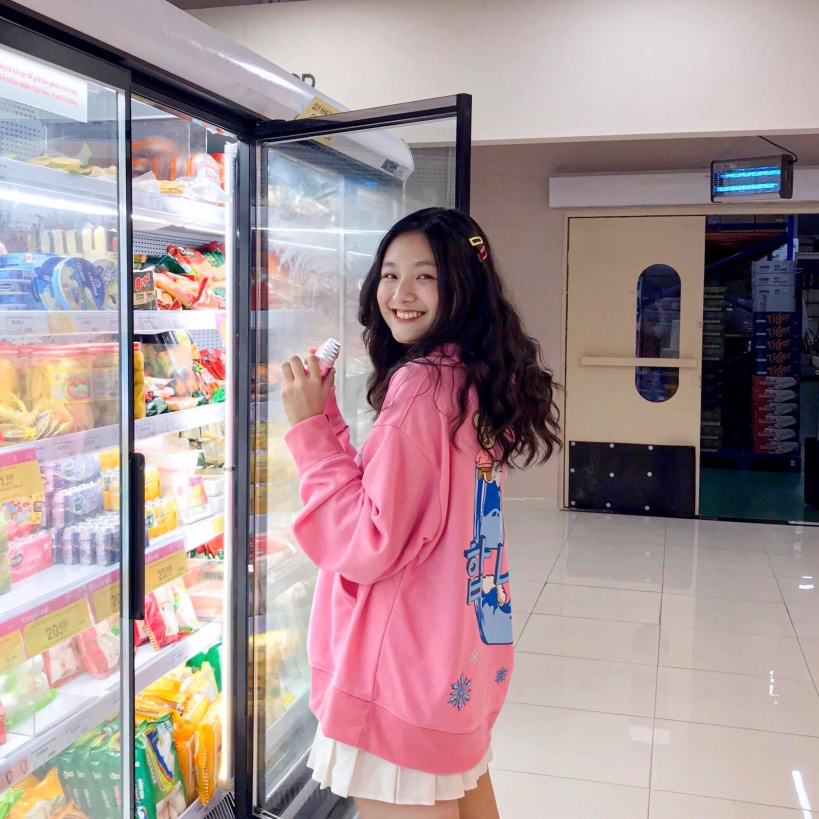
#> input picture xla/photos/pink_x0.4.jpg, 819 x 819 px
$ python color_channels.py
#> lines starting #> are read from the running program, lines starting #| are printed output that depends on the picture
import cv2
import numpy as np

img = cv2.imread('photos/pink_x0.4.jpg')
#> img is the input picture: shape (819, 819, 3); mean B, G, R 149.8, 147.7, 167.3
cv2.imshow('Original', img)

blank = np.zeros(img.shape[:2], dtype='uint8')

b, g, r = cv2.split(img)
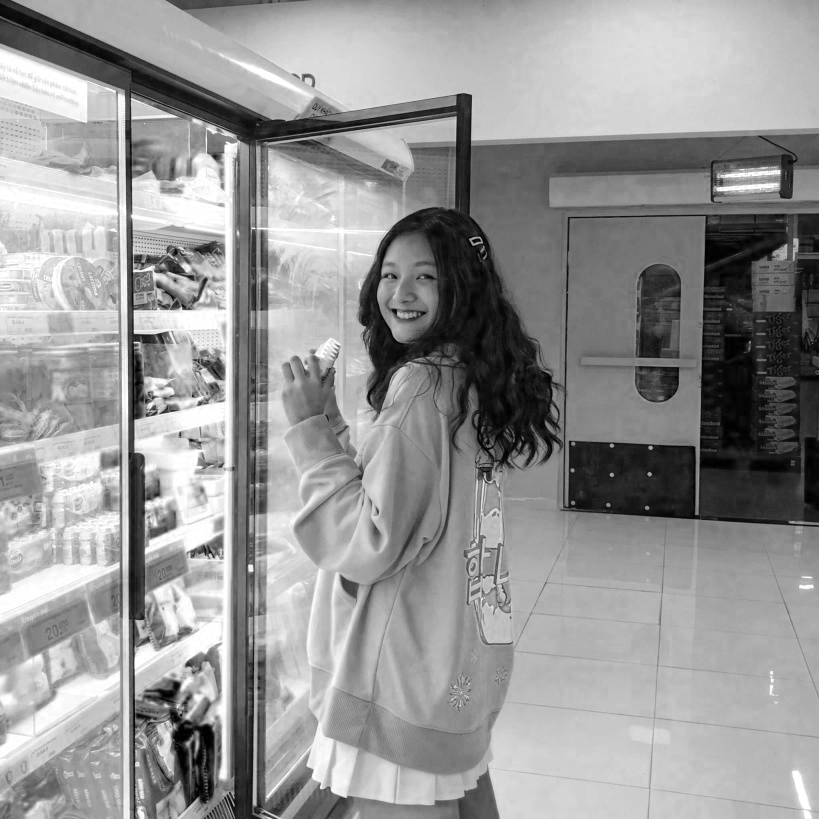
#> b: shape (819, 819); min 0, max 255, mean 149.8
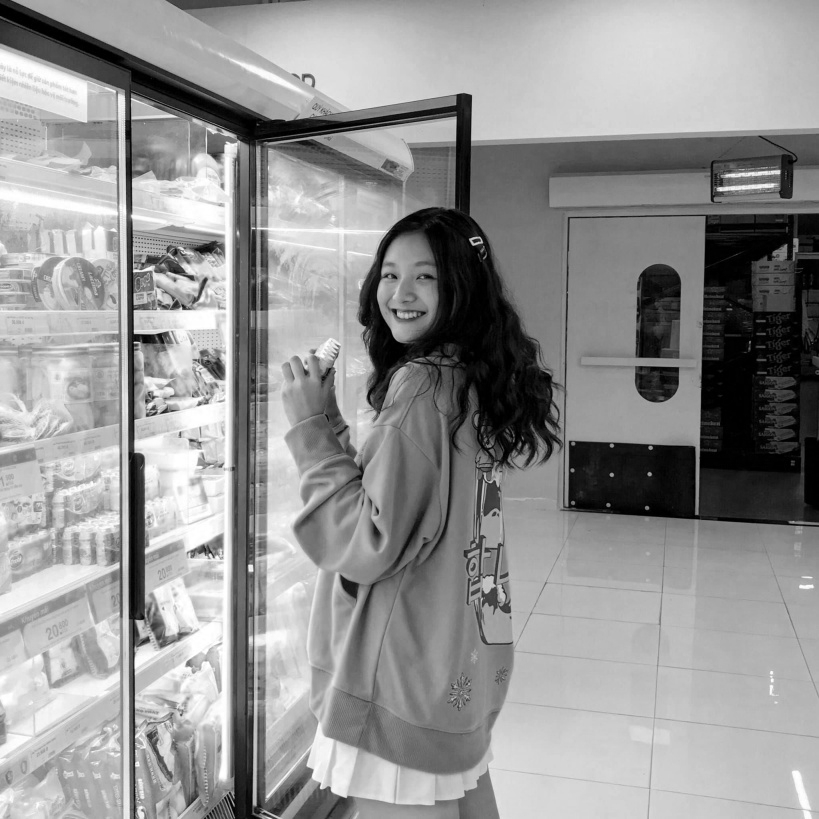
#> g: shape (819, 819); min 0, max 255, mean 147.7
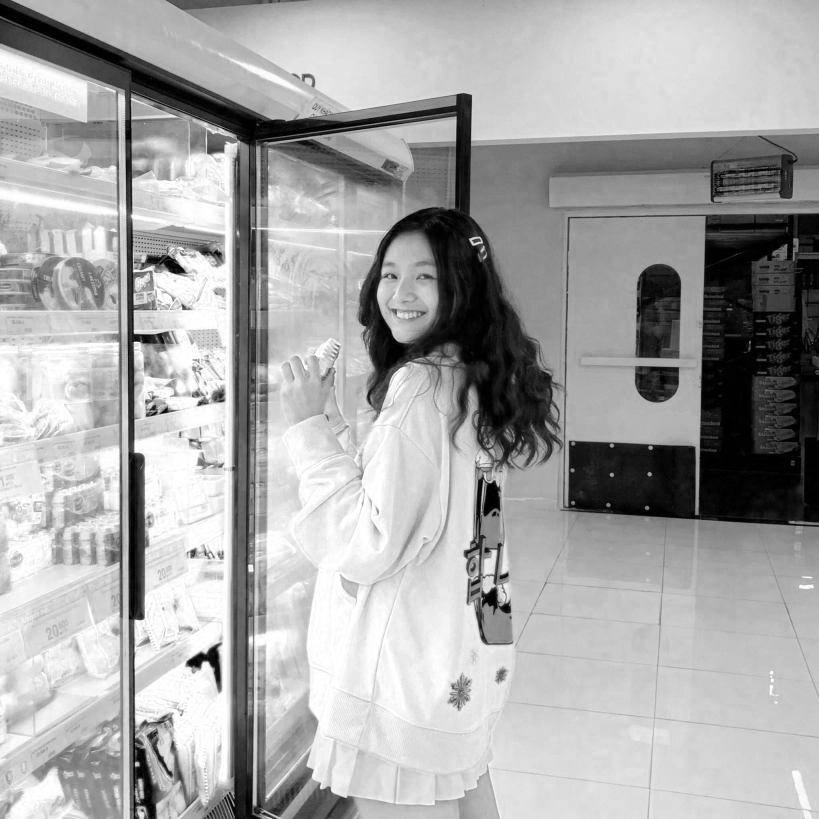
#> r: shape (819, 819); min 0, max 255, mean 167.3

blue = cv2.merge([b, blank, blank])
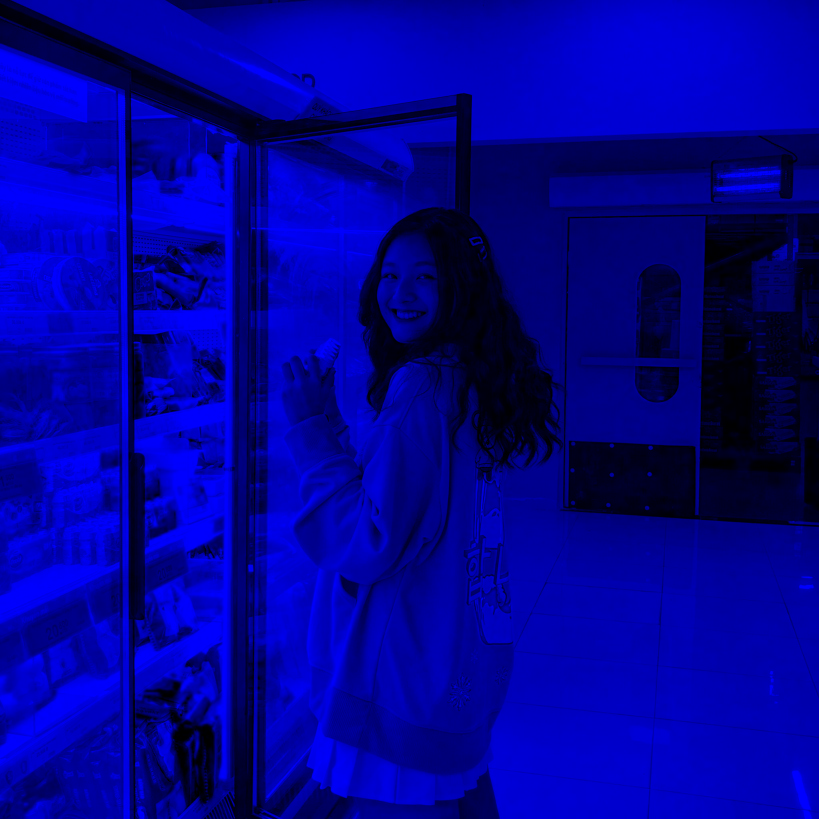
#> blue: shape (819, 819, 3); mean of channels 0, 1, 2 149.8, 0, 0; drawn as B, G, R
green = cv2.merge([blank, g, blank])
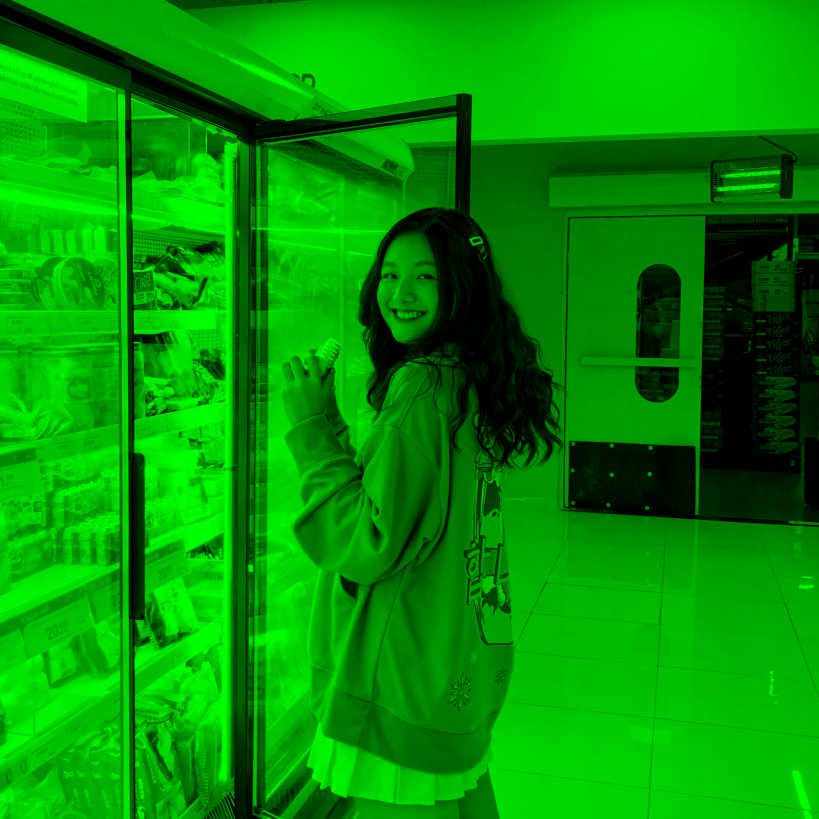
#> green: shape (819, 819, 3); mean of channels 0, 1, 2 0, 147.7, 0; drawn as B, G, R
red = cv2.merge([blank, blank, r])
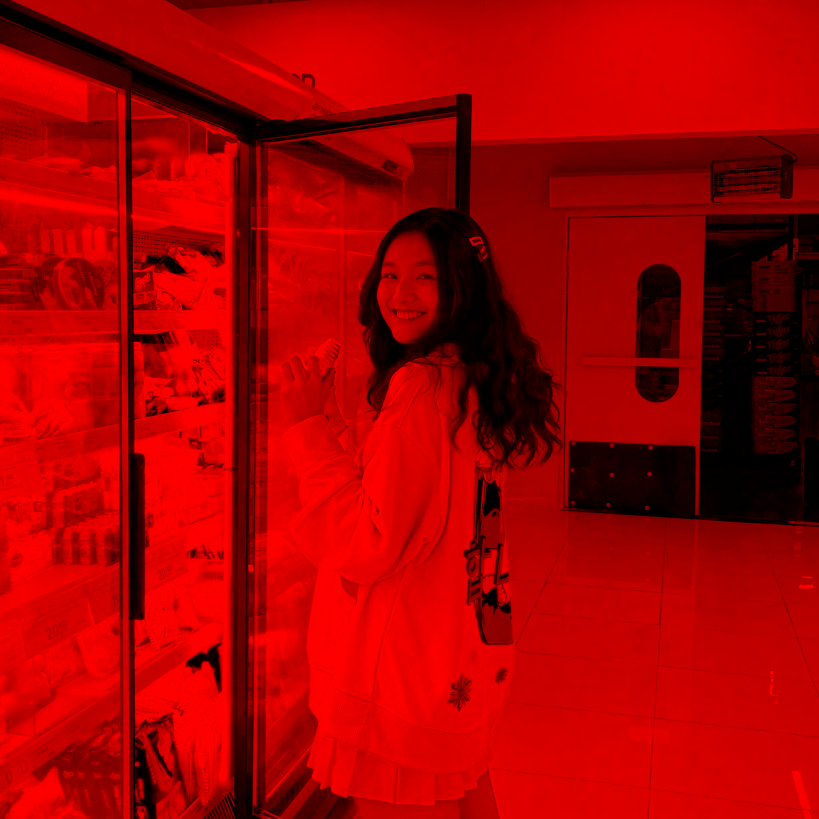
#> red: shape (819, 819, 3); mean of channels 0, 1, 2 0, 0, 167.3; drawn as B, G, R

cv2.imshow('Blue', blue)
cv2.imshow('Green', green)
cv2.imshow('Red', red)

cv2.waitKey(0)

$ run again, with xla/photos/clock.jpg copied over xla/photos/pink_x0.4.jpg
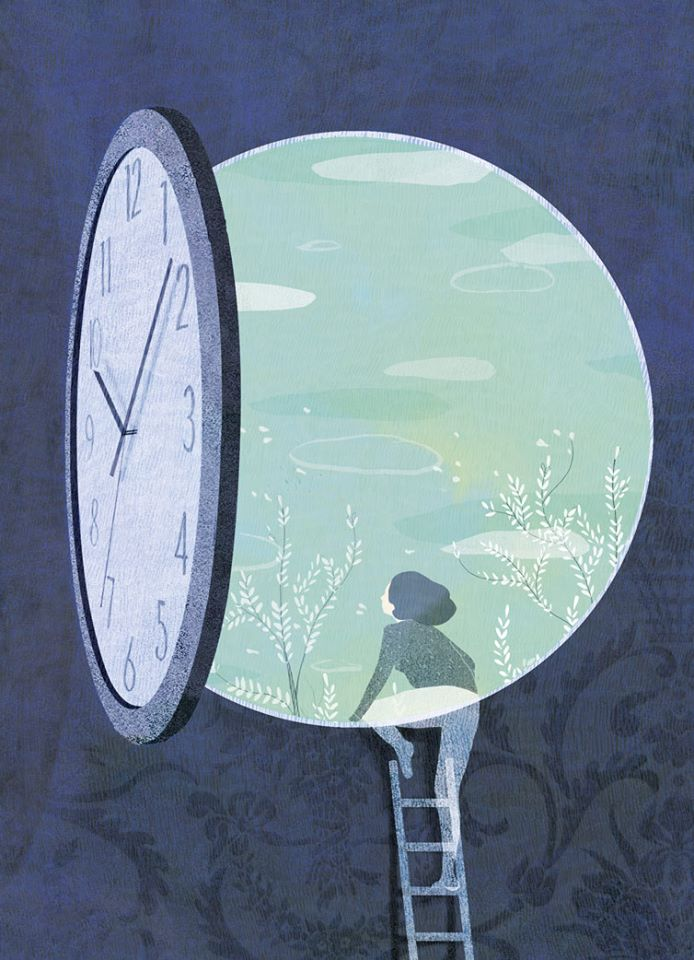
#> input picture xla/photos/clock.jpg, 694 x 960 px
#> img is the input picture: shape (960, 694, 3); mean B, G, R 146.6, 130, 113.1
#> `green = cv2.merge([blank, g, blank])`:
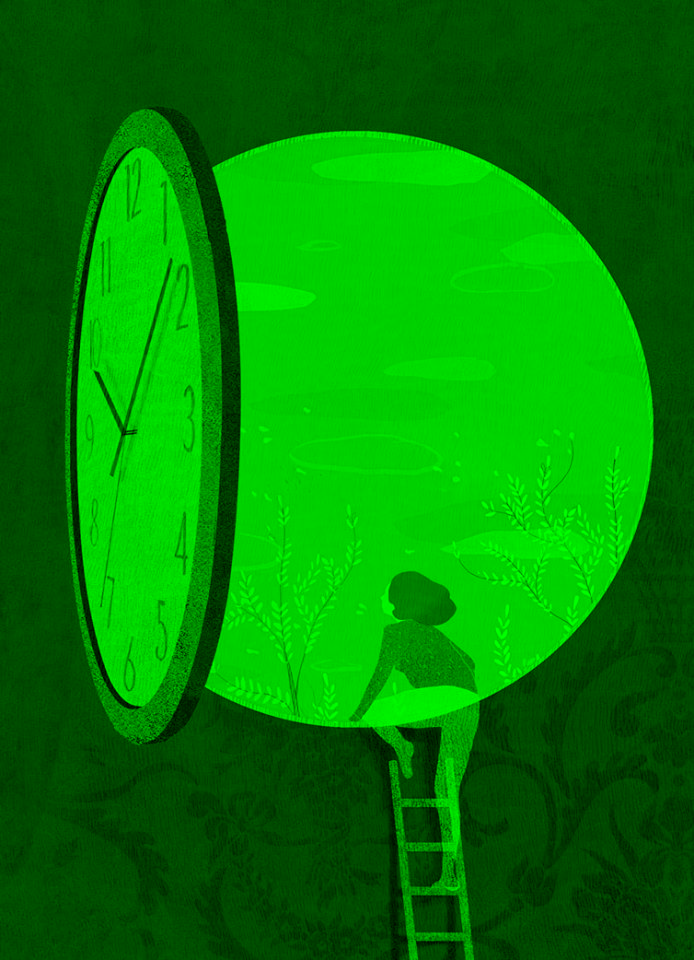
#> green: shape (960, 694, 3); mean of channels 0, 1, 2 0, 130, 0; drawn as B, G, R
#> `red = cv2.merge([blank, blank, r])`:
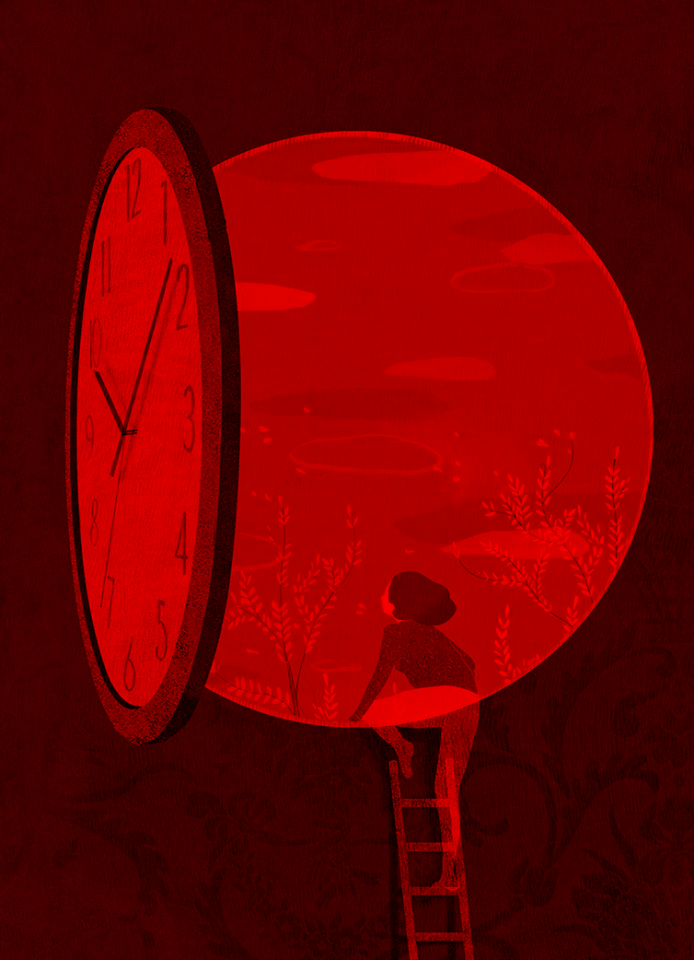
#> red: shape (960, 694, 3); mean of channels 0, 1, 2 0, 0, 113.1; drawn as B, G, R

$ run again, with xla/photos/cute.jpg copied over xla/photos/pink_x0.4.jpg
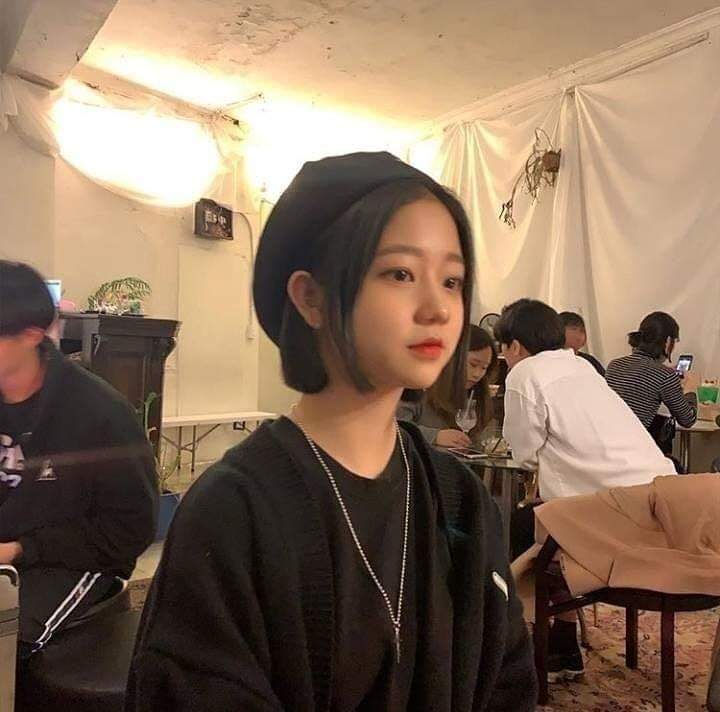
#> input picture xla/photos/cute.jpg, 720 x 712 px
#> img is the input picture: shape (712, 720, 3); mean B, G, R 91.8, 111.4, 135.3
#> `green = cv2.merge([blank, g, blank])`:
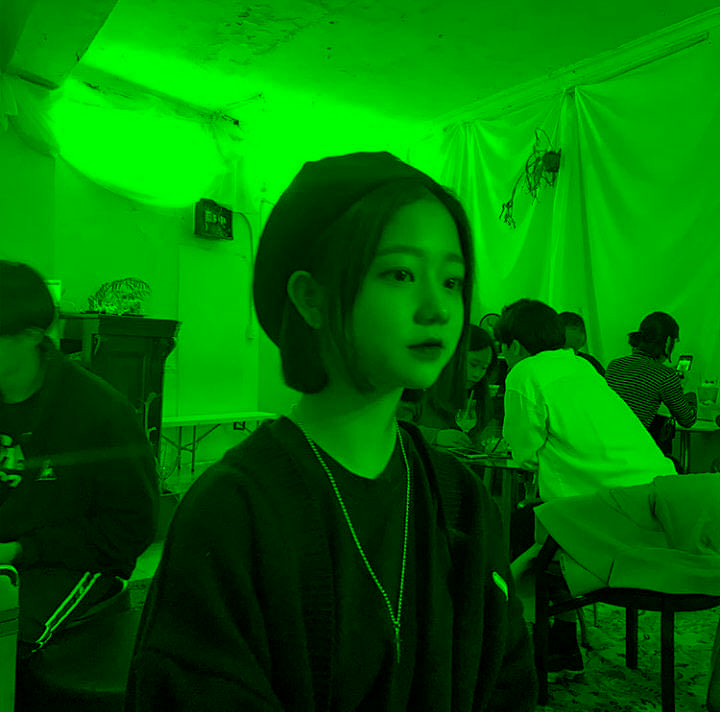
#> green: shape (712, 720, 3); mean of channels 0, 1, 2 0, 111.4, 0; drawn as B, G, R
#> `red = cv2.merge([blank, blank, r])`:
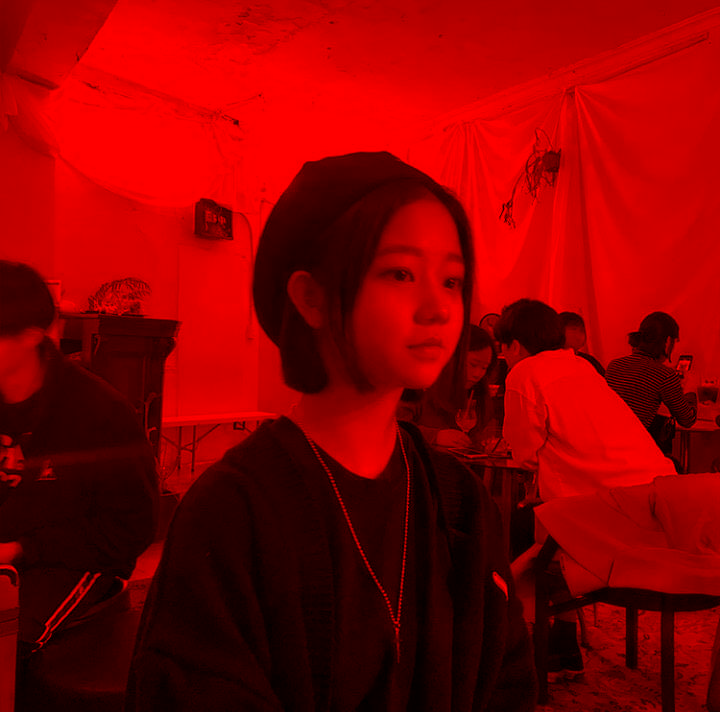
#> red: shape (712, 720, 3); mean of channels 0, 1, 2 0, 0, 135.3; drawn as B, G, R
